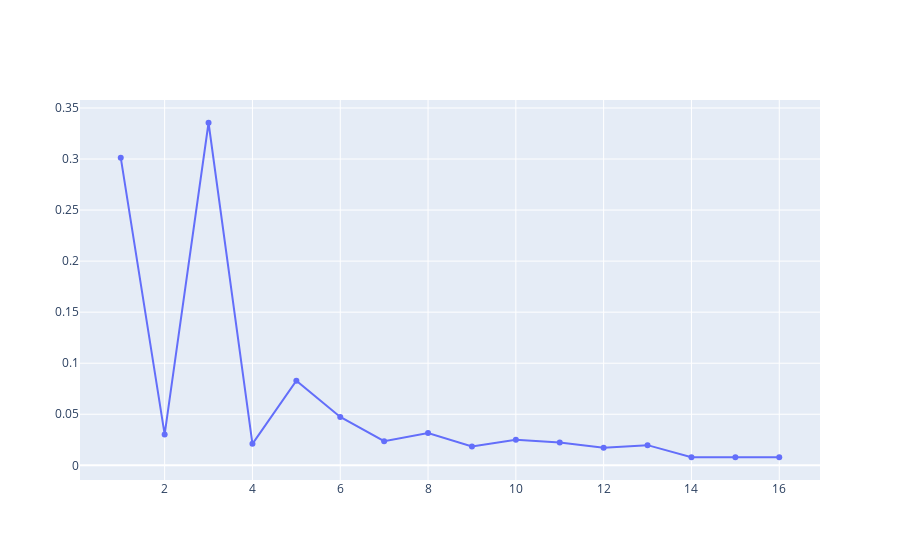

The notebook cell saved with this chart:
### Code cell
hist = np.histogram(all_data["kilonovaness"], bins=np.max(all_data["kilonovaness"]))

fig = go.Figure()

fig.add_trace(go.Scatter(x=np.arange(1, np.max(all_data["kilonovaness"])+1), y=hist[0]/len(all_data["kilonovaness"])))
fig.show()
print(len(all_data))

### Figure 1 — Plotly figure (JSON) as saved in the notebook; plotly's stock layout.template omitted (floating-point values rounded to 4 significant figures)
{"data": [{"type": "scatter", "x": [1, 2, 3, 4, 5, 6, 7, 8, 9, 10, 11, 12, 13, 14, 15, 16], "y": [0.3013, 0.03026, 0.3355, 0.02105, 0.08289, 0.04737, 0.02368, 0.03158, 0.01842, 0.025, 0.02237, 0.01711, 0.01974, 0.007895, 0.007895, 0.007895]}], "layout": {}}
